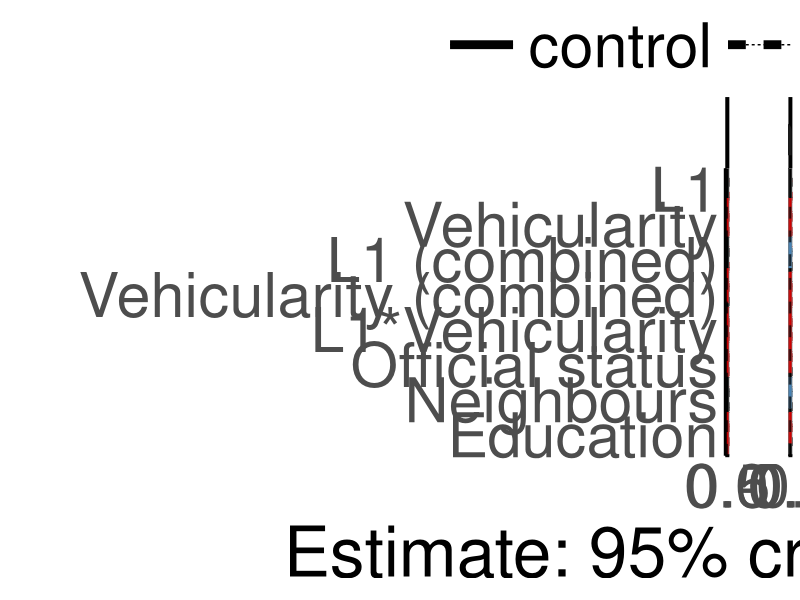
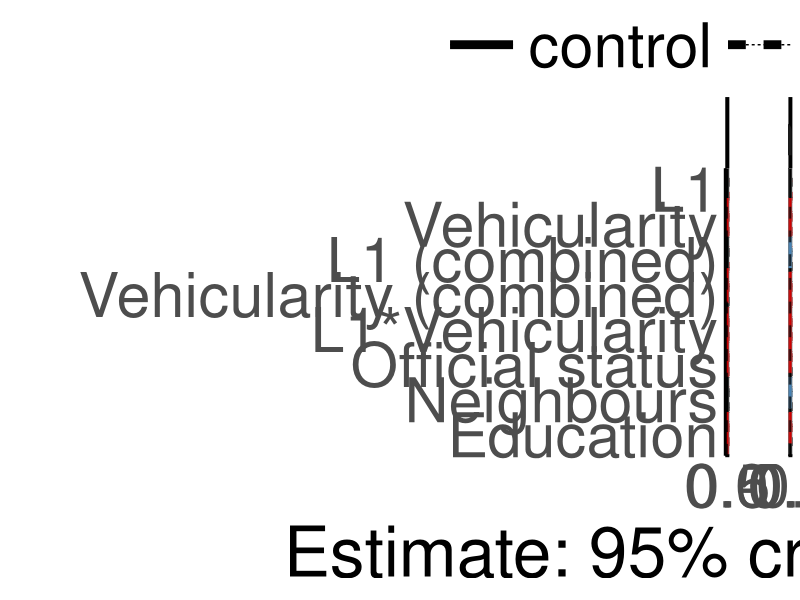
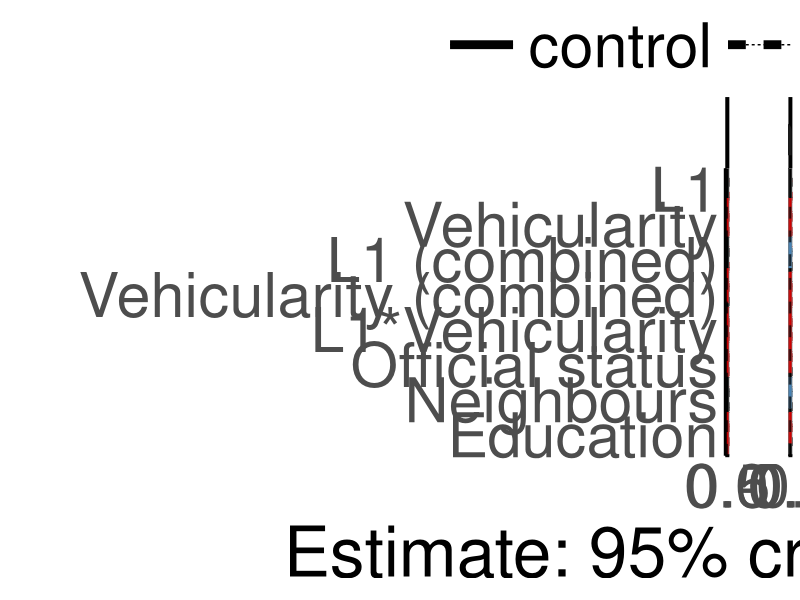
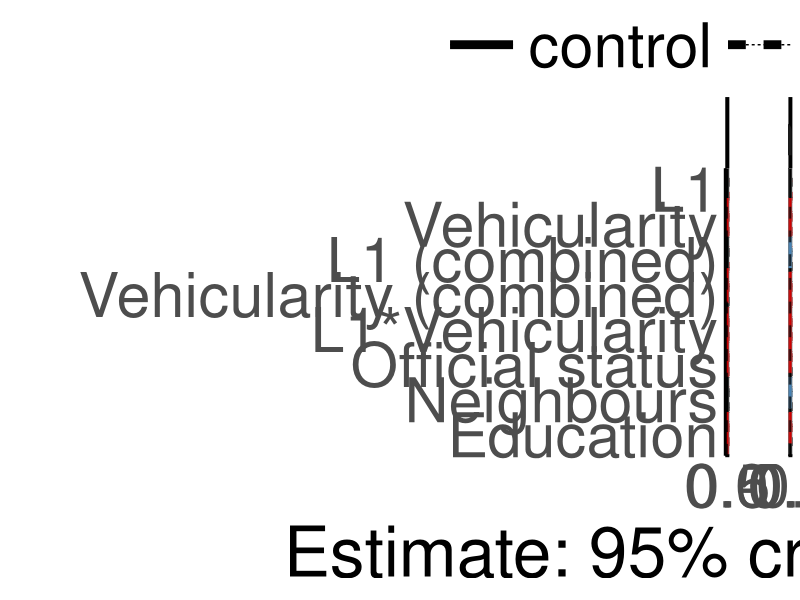
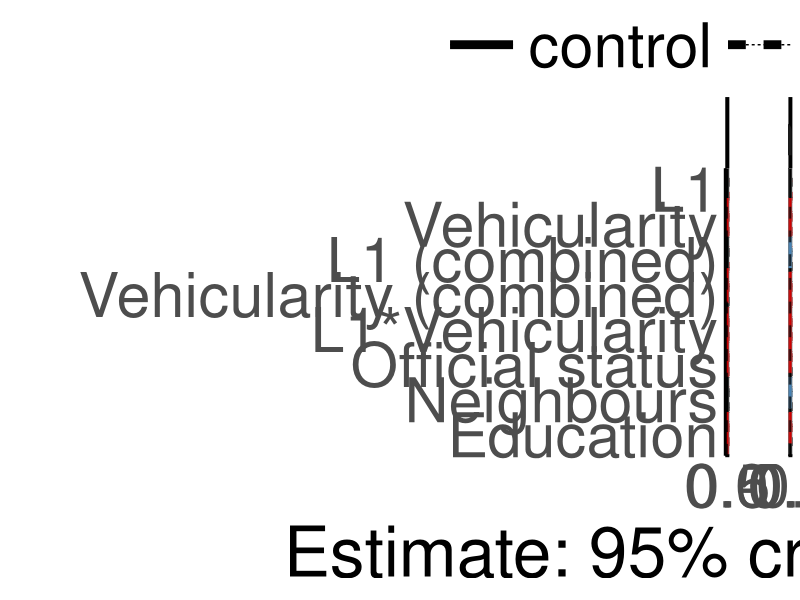
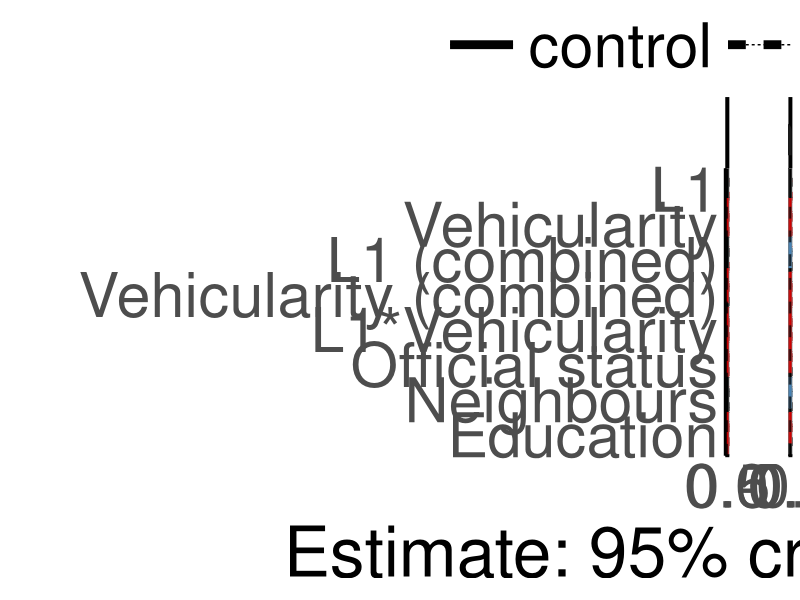

Recreate these plots in R, in order.
suppressPackageStartupMessages({
  library(dplyr)
  library(ggplot2)
})

# script was written by Olena Shcherbakova and modified by Sam Passmore

effs_I <-
  read.csv("output_tables_reanalysis/ effects Informativity_reanalysis_social_models .csv")
effs_I$variable <- "informativity"

effs_B <-
  read.csv("output_tables_reanalysis/ effects Boundness_reanalysis_social_models .csv")
effs_B$variable <- "fusion"

effs_B <- effs_B %>%
  rename(lower = 2,
         upper = 4,
         mean = 3)

effs_I <- effs_I %>%
  rename(lower = 2,
         upper = 4,
         mean = 3)

effs_1 <- as.data.frame(rbind(effs_B, effs_I))

effs_1$control <- "yes"

effs_I <-
  read.csv("output_tables_reanalysis/ effects Informativity_reanalysis_social_only_models .csv")
effs_I$variable <- "informativity"

effs_B <-
  read.csv("output_tables_reanalysis/ effects Boundness_reanalysis_social_only_models .csv")
effs_B$variable <- "fusion"

effs_B <- effs_B %>%
  rename(lower = 2,
         upper = 4,
         mean = 3)

effs_I <- effs_I %>%
  rename(lower = 2,
         upper = 4,
         mean = 3)

effs_2 <- as.data.frame(rbind(effs_B, effs_I))
effs_2$control <- "no"

effs_1 <- effs_1 %>%
  rename(lower = 2,
         upper = 4,
         mean = 3)

effs_2 <- effs_2 %>%
  rename(lower = 2,
         upper = 4,
         mean = 3)

effs <- as.data.frame(rbind(effs_1, effs_2))

effs_main <- effs %>%
  rename(lower = 2,
         upper = 4,
         mean = 3) %>%
  filter(!grepl("nonlinear", model)) %>%
  filter(!grepl("SD", effect)) %>%
  filter(!grepl("Intercept", effect))


#removing "(linear)" part within the model column
effs_main$model <- gsub("(\\s*\\(\\w+\\))", "", effs_main$model)

#adding "combined" after L1/L1 proportion where applicable
effs_main$effect <-
  ifelse(
    grepl("L1 speakers\\+", effs_main$model),
    paste(effs_main$effect, "(combined)"),
    effs_main$effect
  )

# effs_main <- effs_main %>%
#   mutate(
#     effect = dplyr::recode(
#       effect,
#       "L2 proportion (combined)" = "L2 (combined)",
#       "L1*L2 proportion" = "L1*L2",
#       "L2 proportion" = "L2"
#     )
#   )

eff_main_plot_df = effs_main %>%
  as.data.frame() %>%
  mutate_if(is.character, as.factor) %>%
  mutate(effect = factor(
    effect,
    levels = c(
      "Education",
      "Neighbours",
      "Official status",
      #"L1*L2",
      "L1*Vehicularity",
      #"L2 (combined)",
      "Vehicularity (combined)",
      "L1 (combined)",
      #"L2",
      "Vehicularity",
      "L1"
    )
  )) %>%
  mutate(importance = case_when((lower < 0 &
                                   upper < 0)  ~ "negative",
                                (lower > 0 &
                                   upper > 0)  ~ "positive",
                                (lower < 0 & upper > 0) |
                                  (lower < 0 &
                                     upper == 0) |
                                  (lower == 0 & upper > 0) ~ "no"
  )) %>%
  mutate(importance = as.factor(importance)) %>%
  mutate(importance = factor(
    importance,
    levels = c("no", "positive", "negative"),
    ordered = TRUE
  )) %>% 
  mutate(control = if_else(control == "yes", "control", "no control")) %>% 
  mutate(control = factor(control, levels = c("control", "no control"), ordered = TRUE))

dodge_width <- 0.8

effs_main_plot_bw <- ggplot(eff_main_plot_df,
                            aes(
                              y = effect,
                              x = mean,
                              linetype = control,
                              color = importance
                            )) +
  geom_errorbar(
    aes(xmin = lower, xmax = upper),
    width = 0.5,
    linewidth = 3,
    position = position_dodge(width = dodge_width)
  ) +
  geom_point(size = 10,
             position = position_dodge(width = dodge_width)) +
  geom_line(position = position_dodge(width = dodge_width)) +
  geom_vline(
    aes(xintercept = 0),
    linetype = 2,
    linewidth = 1,
    alpha = 0.7
  ) +
  scale_color_manual(values = c("black", "red3", "steelblue")) +
  ylab("") +
  xlab("Estimate: 95% credible interval") +
  #  theme_light() +
  theme_minimal() +
  facet_grid(. ~ variable, scales = "free_x", space = "free") +
  theme(
    text = element_text(size = 55), # face = "bold"),
    #    legend.text = element_text(size = 25),
    axis.title = element_text(size = 50),
    #    legend.title = element_text(size = 25),
    #    strip.text.x = element_text(size = 25),
    legend.spacing.y = unit(2.7, 'cm'),
    legend.key.width = unit(2, 'cm'),
    legend.direction = "horizontal",
    legend.position = "top",
    legend.title = element_blank(),
    axis.line = element_line(linewidth = 1),
    strip.background = element_rect(color = "black", linewidth = 2),
    panel.spacing.x = unit(15, "mm"),
    panel.grid = element_blank(),
    panel.border = element_rect(color = "gray 50", fill = NA)
  ) +
  guides(color = "none")


effs_main_plot_bw

ggsave(
  file = "output_reanalysis/effects_plot.png",
  plot = effs_main_plot_bw,
  height = 24,
  width = 30,
  dpi = 400
)


effs_main_plot_bw
ggsave(
  file = "output_reanalysis/effects_plot.pdf",
  plot = effs_main_plot_bw,
  height = 22,
  width = 36,
  dpi = 600
)

effs_main_plot_bw
ggsave(
  file = "output_reanalysis/effects_plot.jpeg",
  plot = effs_main_plot_bw,
  height = 22,
  width = 36,
  dpi = 600
)
